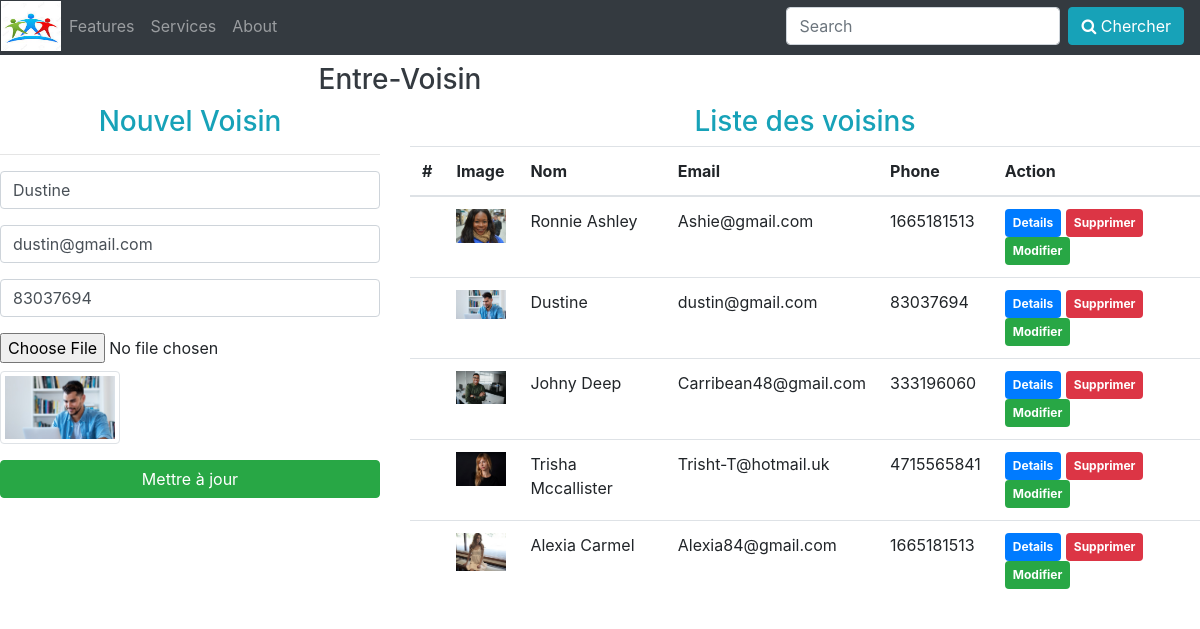
The page /index.php?edit=7 on the database its author committed.
### tables this page shows
CREATE TABLE `phpcrud` (
  `id` int(11) NOT NULL,
  `nom` varchar(100) NOT NULL,
  `email` varchar(255) NOT NULL,
  `phone` varchar(10) NOT NULL,
  `photo` varchar(255) NOT NULL
);

### action.php (called while the page is built, shortened)
<?php
include 'config.php';
if(isset($_GET['edit'])){
	$id=$_GET['edit'];
	$query="SELECT * FROM phpcrud WHERE id=?";
	$stmt=$conn->prepare($query);
	$stmt->bind_param("i",$id);
	$stmt->execute();
	$result=$stmt->get_result();
	$row=$result->fetch_assoc();
	$nom=$row['nom'];
	$email=$row['email'];
	$phone=$row['phone'];
	$photo=$row['photo'];
	$update=true;
}
?>

### index.php (the view, shortened to what this page needs)
<?php
include 'action.php';
 ?>
<!DOCTYPE html>
<html lang="en">
<head>
<link rel="stylesheet" href="https://maxcdn.bootstrapcdn.com/bootstrap/4.5.0/css/bootstrap.min.css">
<link rel="stylesheet" href="logo.css">
<link rel="stylesheet" href="https://maxcdn.bootstrapcdn.com/font-awesome/4.7.0/css/font-awesome.min.css">
		</head>
		<body>
			<nav class="navbar navbar-expand-md bg-dark navbar-dark">
  <a class="navbar-brand" href="#" ><img src="image/voisin.jpg" class="img-responsive logo"></a>
  <div class="collapse navbar-collapse" id="collapsibleNavbar">
    <ul class="navbar-nav ">
      <li class="nav-item">
        <a class="nav-link" href="#">Features</a>
      </li>
      <li class="nav-item">
        <a class="nav-link" href="#">Services</a>
      </li>
      <li class="nav-item">
        <a class="nav-link" href="#">About</a>
      </li>
    </ul>
</div>
    <form class="form-inline" action="/action_page.php">
    <input class="form-control mr-sm-2" type="text" placeholder="Search">
    <button type="submit" class="btn btn-info"><span class="fa fa-search"></span> Chercher</button>
  </form>
</nav>
  <div class="container-fluid">
  	<div class="row">
  		<div class="col-md-8">
  			<h3 class="text-center text-dark mt-2">
  				Entre-Voisin
  			</h3>
  		</div>
  	</div>
  </div>
  	<div class="row">
  		<div class ="col-md-4">
  			<h3 class="text-center text-info">
  				Nouvel Voisin
  			</h3>
  			<hr>
  			<form action="action.php" method="post" enctype="multipart/form-data">
  				<div class="form-group">
  					<input type="text" name="nom"value="<?= $nom; ?>" class="form-control" placeholder="Entrer le nom..." required>
  				</div>
  				<div class="form-group">
  					<input type="email" name="email" value="<?= $email; ?>"class="form-control" placeholder="Entrer le mail..." required>
  				</div>
  					<div class="form-group">
  					<input type="tel" name="phone" value="<?= $phone; ?>"class="form-control" placeholder="Entrer le numéro de teléphone" required>
  				</div>
  				<div class="form-group">
  					<input type="file" name="image" class="custom-file">
  					<img src="<?= $photo; ?>"width="120" class="img-thumbnail">
  				</div>
  				<div class="form-group">
  					<?php if ($update==true){ ?>
  						<input type="submit" name="update" class="btn btn-success btn-block" value="Mettre à jour">
  					<?php } else { ?>
  					<button class="btn btn-primary btn-block" type="submit" name='ajouter' value="Ajouer"><span class="fa fa-send" style="color:#4f4;"></span> Envoyer</button>
  				<?php } ?>
  				</div>
  			</form>
  		</div>
  		<div class ="col-md-8">
  			<?php
  			$query ="SELECT * FROM phpcrud";
  			$stmt=$conn->prepare($query);
  			$stmt->execute();
  			$result=$stmt->get_result();
  			?>
  			<h3 class="text-center text-info">
  				Liste des voisins
  			</h3>
  			<table class="table table-hover">
    <thead>
      <tr>
      	<th>#</th>
        <th>Image</th>
        <th>Nom</th>
        <th>Email</th>
        <th>Phone</th>
        <th>Action</th>
      </tr>
    </thead>
    <tbody>
    	<?php while ($row=$result->fetch_assoc()) { ?>
      <tr>
      	<td></td>
        <td><img src="<?= $row['photo']; ?>" width="50"></td>
        <td><?= $row['nom']; ?></td>
         <td><?= $row['email']; ?></td>
 		 <td><?= $row['phone']; ?></td>
 		  <td>
 		  	<a href="details.php?details=<?= $row['id']; ?>" class="badge badge-primary p-2">Details</a>
 		  	<a href="action.php?delete=<?= $row['id']; ?>" class="badge badge-danger p-2" onclick="return confirm('Voulez vous supprimer ce voisin?'); ">Supprimer</a>
 		  	<a href="index.php?edit=<?= $row['id']; ?>" class="badge badge-success p-2">Modifier</a>
 		  </td>
      </tr>
      <?php
  } ?>
    </tbody>
  </table>
  		</div>
  	</div>
		</body>
		</html>

### logo.css (style rules this page uses)
.navbar-brand { margin: 0; padding: 0; }
.logo { height: 50px; padding-right: 0px; margin-left: -15px; width: 60px; }
.navbar-expand-md { height: 55px; padding-top: 5px; }

### rows shown on the page
phpcrud: email "dustin@gmail.com", phone "83037694", photo (picture), nom "Dustine"
phpcrud: photo (picture), nom "Ronnie Ashley", email "Ashie@gmail.com", phone "1665181513"
phpcrud: photo (picture), nom "Johny Deep", email "Carribean48@gmail.com", phone "333196060"
phpcrud: photo (picture), nom "Trisha Mccallister", email "Trisht-T@hotmail.uk", phone "4715565841"
phpcrud: photo (picture), nom "Alexia Carmel", email "Alexia84@gmail.com", phone "1665181513"
